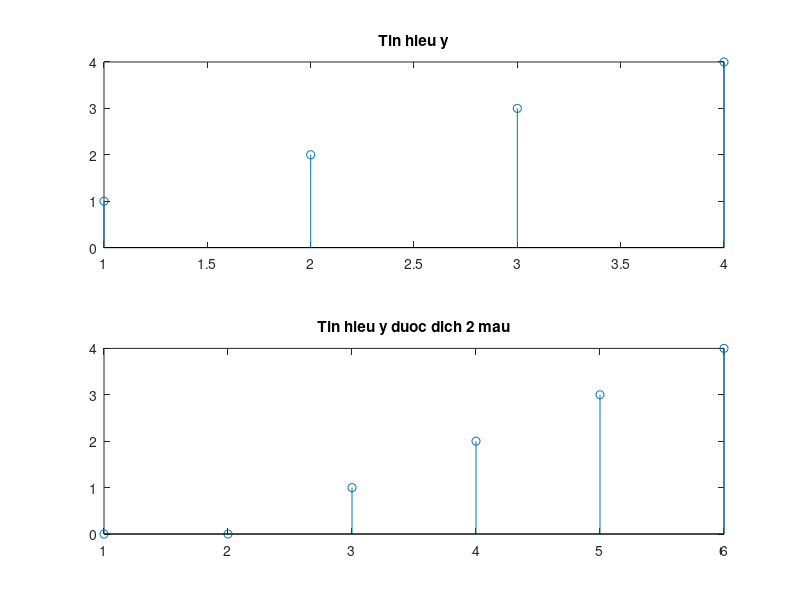

The MATLAB source for this figure:
% Bai 2.11 dich tin hieu y(n)
d=2;
y=[1 2 3 4];
subplot(211)
stem(y);
title('Tin hieu y');
y_d=[zeros(1,d) y];
subplot(212)
stem(y_d);
title('Tin hieu y duoc dich 2 mau');
